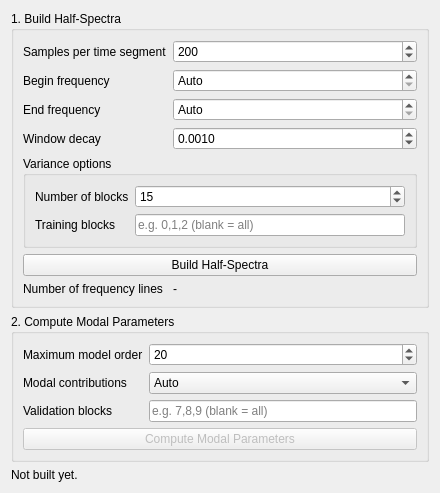
<?xml version="1.0" encoding="UTF-8"?>
<ui version="4.0">
 <class>VarPLSCFWidget</class>
 <widget class="QWidget" name="VarPLSCFWidget">
  <property name="geometry">
   <rect>
    <x>0</x>
    <y>0</y>
    <width>440</width>
    <height>480</height>
   </rect>
  </property>
  <property name="windowTitle">
   <string>Var-pLSCF</string>
  </property>
  <layout class="QVBoxLayout" name="root_layout">
   <item>
    <widget class="QGroupBox" name="build_box">
     <property name="title">
      <string>1. Build Half-Spectra</string>
     </property>
     <layout class="QFormLayout" name="build_form">
      <item row="0" column="0">
       <widget class="QLabel" name="label_nperseg">
        <property name="text">
         <string>Samples per time segment</string>
        </property>
       </widget>
      </item>
      <item row="0" column="1">
       <widget class="QSpinBox" name="spin_nperseg">
        <property name="specialValueText">
         <string>Auto</string>
        </property>
        <property name="minimum">
         <number>0</number>
        </property>
        <property name="maximum">
         <number>1000000</number>
        </property>
        <property name="value">
         <number>200</number>
        </property>
       </widget>
      </item>
      <item row="1" column="0">
       <widget class="QLabel" name="label_begin_frequency">
        <property name="text">
         <string>Begin frequency</string>
        </property>
       </widget>
      </item>
      <item row="1" column="1">
       <widget class="QDoubleSpinBox" name="spin_begin_frequency">
        <property name="specialValueText">
         <string>Auto</string>
        </property>
        <property name="minimum">
         <double>-1.000000000000000</double>
        </property>
        <property name="maximum">
         <double>1000000.000000000000000</double>
        </property>
        <property name="value">
         <double>-1.000000000000000</double>
        </property>
       </widget>
      </item>
      <item row="2" column="0">
       <widget class="QLabel" name="label_end_frequency">
        <property name="text">
         <string>End frequency</string>
        </property>
       </widget>
      </item>
      <item row="2" column="1">
       <widget class="QDoubleSpinBox" name="spin_end_frequency">
        <property name="specialValueText">
         <string>Auto</string>
        </property>
        <property name="minimum">
         <double>-1.000000000000000</double>
        </property>
        <property name="maximum">
         <double>1000000.000000000000000</double>
        </property>
        <property name="value">
         <double>-1.000000000000000</double>
        </property>
       </widget>
      </item>
      <item row="3" column="0">
       <widget class="QLabel" name="label_window_decay">
        <property name="text">
         <string>Window decay</string>
        </property>
       </widget>
      </item>
      <item row="3" column="1">
       <widget class="QDoubleSpinBox" name="spin_window_decay">
        <property name="decimals">
         <number>4</number>
        </property>
        <property name="minimum">
         <double>0.000100000000000</double>
        </property>
        <property name="maximum">
         <double>0.999900000000000</double>
        </property>
        <property name="singleStep">
         <double>0.001000000000000</double>
        </property>
        <property name="value">
         <double>0.001000000000000</double>
        </property>
       </widget>
      </item>
      <item row="4" column="0" colspan="2">
       <widget class="QGroupBox" name="variance_build_box">
        <property name="title">
         <string>Variance options</string>
        </property>
        <layout class="QFormLayout" name="variance_build_form">
         <item row="0" column="0">
          <widget class="QLabel" name="label_num_blocks">
           <property name="text">
            <string>Number of blocks</string>
           </property>
          </widget>
         </item>
         <item row="0" column="1">
          <widget class="QSpinBox" name="spin_num_blocks">
           <property name="minimum">
            <number>2</number>
           </property>
           <property name="maximum">
            <number>1000</number>
           </property>
           <property name="value">
            <number>15</number>
           </property>
          </widget>
         </item>
         <item row="1" column="0">
          <widget class="QLabel" name="label_training_blocks">
           <property name="text">
            <string>Training blocks</string>
           </property>
          </widget>
         </item>
         <item row="1" column="1">
          <widget class="QLineEdit" name="edit_training_blocks">
           <property name="placeholderText">
            <string>e.g. 0,1,2 (blank = all)</string>
           </property>
          </widget>
         </item>
        </layout>
       </widget>
      </item>
      <item row="5" column="0" colspan="2">
       <widget class="QPushButton" name="btn_build_half_spectra">
        <property name="text">
         <string>Build Half-Spectra</string>
        </property>
       </widget>
      </item>
      <item row="6" column="0">
       <widget class="QLabel" name="label_num_omega_caption">
        <property name="text">
         <string>Number of frequency lines</string>
        </property>
       </widget>
      </item>
      <item row="6" column="1">
       <widget class="QLabel" name="lbl_num_omega">
        <property name="text">
         <string>-</string>
        </property>
       </widget>
      </item>
     </layout>
    </widget>
   </item>
   <item>
    <widget class="QGroupBox" name="compute_box">
     <property name="title">
      <string>2. Compute Modal Parameters</string>
     </property>
     <layout class="QFormLayout" name="compute_form">
      <item row="0" column="0">
       <widget class="QLabel" name="label_max_model_order">
        <property name="text">
         <string>Maximum model order</string>
        </property>
       </widget>
      </item>
      <item row="0" column="1">
       <widget class="QSpinBox" name="spin_max_model_order">
        <property name="minimum">
         <number>1</number>
        </property>
        <property name="maximum">
         <number>2000</number>
        </property>
        <property name="value">
         <number>20</number>
        </property>
       </widget>
      </item>
      <item row="1" column="0">
       <widget class="QLabel" name="label_modal_contrib">
        <property name="text">
         <string>Modal contributions</string>
        </property>
       </widget>
      </item>
      <item row="1" column="1">
       <widget class="QComboBox" name="combo_modal_contrib">
        <item>
         <property name="text">
          <string>Auto</string>
         </property>
        </item>
        <item>
         <property name="text">
          <string>On</string>
         </property>
        </item>
        <item>
         <property name="text">
          <string>Off</string>
         </property>
        </item>
       </widget>
      </item>
      <item row="2" column="0">
       <widget class="QLabel" name="label_validation_blocks">
        <property name="text">
         <string>Validation blocks</string>
        </property>
       </widget>
      </item>
      <item row="2" column="1">
       <widget class="QLineEdit" name="edit_validation_blocks">
        <property name="placeholderText">
         <string>e.g. 7,8,9 (blank = all)</string>
        </property>
       </widget>
      </item>
      <item row="3" column="0" colspan="2">
       <widget class="QPushButton" name="btn_compute_modal_params">
        <property name="enabled">
         <bool>false</bool>
        </property>
        <property name="text">
         <string>Compute Modal Parameters</string>
        </property>
       </widget>
      </item>
     </layout>
    </widget>
   </item>
   <item>
    <widget class="QLabel" name="lbl_status">
     <property name="text">
      <string>Not built yet.</string>
     </property>
     <property name="wordWrap">
      <bool>true</bool>
     </property>
    </widget>
   </item>
   <item>
    <spacer name="bottom_spacer">
     <property name="orientation">
      <enum>Qt::Orientation::Vertical</enum>
     </property>
     <property name="sizeHint" stdset="0">
      <size>
       <width>20</width>
       <height>40</height>
      </size>
     </property>
    </spacer>
   </item>
  </layout>
 </widget>
 <resources/>
 <connections/>
</ui>
